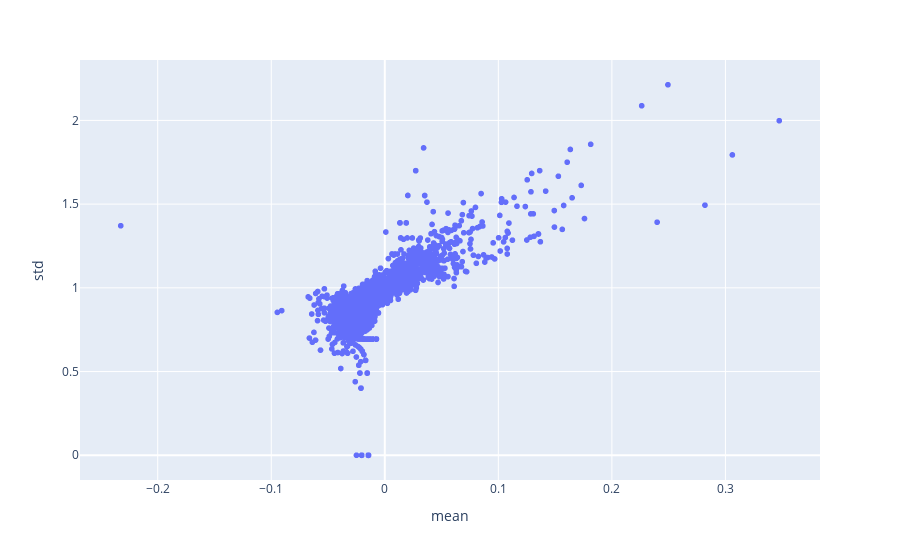

The cell this chart's notebook holds for it:
### Code cell
px.scatter(transformed_df_stats, x="mean", y="std")

### Figure 1 — Plotly figure (JSON) as saved in the notebook; plotly's stock layout.template omitted (floating-point values rounded to 4 significant figures; data arrays with more than 128 entries replaced by an {"elided": "..."} marker saying what was removed)
{"data": [{"hovertemplate": "mean=%{x}<br>std=%{y}<extra></extra>", "legendgroup": "", "marker": {"color": "#636efa", "symbol": "circle"}, "mode": "markers", "name": "", "showlegend": false, "type": "scattergl", "x": {"elided": "2618 float values"}, "xaxis": "x", "y": {"elided": "2618 float values"}, "yaxis": "y"}], "layout": {"legend": {"tracegroupgap": 0}, "margin": {"t": 60}, "xaxis": {"anchor": "y", "domain": [0, 1], "title": {"text": "mean"}}, "yaxis": {"anchor": "x", "domain": [0, 1], "title": {"text": "std"}}}}
